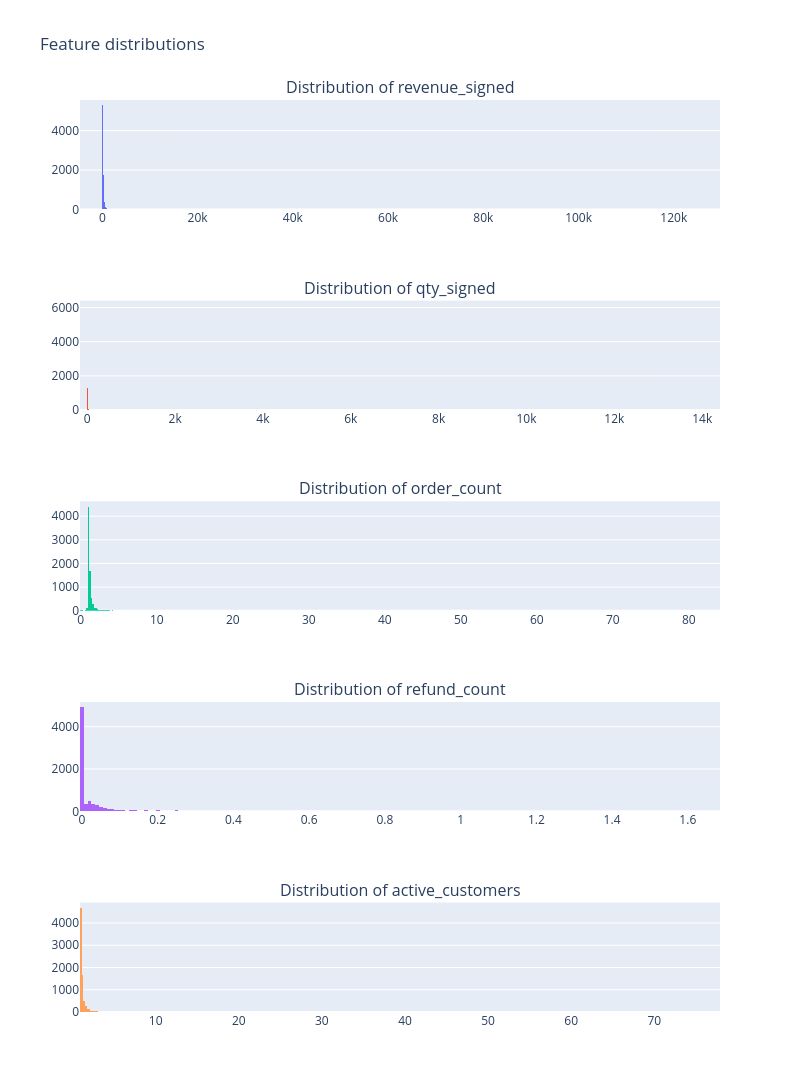

Notebook code cell kept with this figure:
### Code cell
from plotly import subplots as sp
from plotly import graph_objects as go

fig = sp.make_subplots(
    rows=len(X_df.columns),
    cols=1,
    subplot_titles=[f"Distribution of {col}" for col in X_df.columns],
)

for row, col in enumerate(X_df.columns, start=1):
    fig.add_trace(
        go.Histogram(x=X_df[col], name=col),
        row=row,
        col=1,
    )

fig.update_layout(
    title_text="Feature distributions",
    height=max(300, 250 * len(X_df.columns)),
    width=800,
    showlegend=False,
)
fig.show()

### Figure 1 — Plotly figure (JSON) as saved in the notebook; plotly's stock layout.template omitted (floating-point values rounded to 4 significant figures; data arrays with more than 128 entries replaced by an {"elided": "..."} marker saying what was removed)
{"data": [{"name": "revenue_signed", "type": "histogram", "x": {"elided": "7784 float values"}, "xaxis": "x", "yaxis": "y"}, {"name": "qty_signed", "type": "histogram", "x": {"elided": "7784 float values"}, "xaxis": "x2", "yaxis": "y2"}, {"name": "order_count", "type": "histogram", "x": {"elided": "7784 float values"}, "xaxis": "x3", "yaxis": "y3"}, {"name": "refund_count", "type": "histogram", "x": {"elided": "7784 float values"}, "xaxis": "x4", "yaxis": "y4"}, {"name": "active_customers", "type": "histogram", "x": {"elided": "7784 float values"}, "xaxis": "x5", "yaxis": "y5"}], "layout": {"annotations": [{"font": {"size": 16}, "showarrow": false, "text": "Distribution of revenue_signed", "x": 0.5, "xanchor": "center", "xref": "paper", "y": 1, "yanchor": "bottom", "yref": "paper"}, {"font": {"size": 16}, "showarrow": false, "text": "Distribution of qty_signed", "x": 0.5, "xanchor": "center", "xref": "paper", "y": 0.78, "yanchor": "bottom", "yref": "paper"}, {"font": {"size": 16}, "showarrow": false, "text": "Distribution of order_count", "x": 0.5, "xanchor": "center", "xref": "paper", "y": 0.56, "yanchor": "bottom", "yref": "paper"}, {"font": {"size": 16}, "showarrow": false, "text": "Distribution of refund_count", "x": 0.5, "xanchor": "center", "xref": "paper", "y": 0.34, "yanchor": "bottom", "yref": "paper"}, {"font": {"size": 16}, "showarrow": false, "text": "Distribution of active_customers", "x": 0.5, "xanchor": "center", "xref": "paper", "y": 0.12, "yanchor": "bottom", "yref": "paper"}], "height": 1250, "showlegend": false, "title": {"text": "Feature distributions"}, "width": 800, "xaxis": {"anchor": "y", "domain": [0, 1]}, "xaxis2": {"anchor": "y2", "domain": [0, 1]}, "xaxis3": {"anchor": "y3", "domain": [0, 1]}, "xaxis4": {"anchor": "y4", "domain": [0, 1]}, "xaxis5": {"anchor": "y5", "domain": [0, 1]}, "yaxis": {"anchor": "x", "domain": [0.88, 1]}, "yaxis2": {"anchor": "x2", "domain": [0.66, 0.78]}, "yaxis3": {"anchor": "x3", "domain": [0.44, 0.56]}, "yaxis4": {"anchor": "x4", "domain": [0.22, 0.34]}, "yaxis5": {"anchor": "x5", "domain": [0, 0.12]}}}
